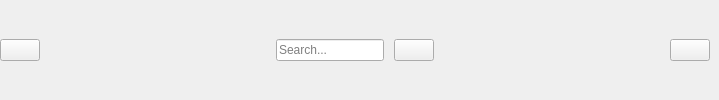
        <widget class="QWidget" name="widget" native="true">
         <property name="minimumSize">
          <size>
           <width>0</width>
           <height>40</height>
          </size>
         </property>
         <layout class="QHBoxLayout" name="horizontalLayout_4">
          <property name="spacing">
           <number>0</number>
          </property>
          <property name="leftMargin">
           <number>0</number>
          </property>
          <property name="topMargin">
           <number>0</number>
          </property>
          <property name="rightMargin">
           <number>9</number>
          </property>
          <property name="bottomMargin">
           <number>0</number>
          </property>
          <item>
           <widget class="QPushButton" name="change_btn">
            <property name="text">
             <string/>
            </property>
            <property name="icon">
             <iconset resource="resources.qrc">
              <normaloff>:/icons/icons/list-view-xxl.png</normaloff>:/icons/icons/list-view-xxl.png</iconset>
            </property>
            <property name="iconSize">
             <size>
              <width>14</width>
              <height>14</height>
             </size>
            </property>
            <property name="checkable">
             <bool>true</bool>
            </property>
           </widget>
          </item>
          <item>
           <spacer name="horizontalSpacer">
            <property name="orientation">
             <enum>Qt::Horizontal</enum>
            </property>
            <property name="sizeHint" stdset="0">
             <size>
              <width>236</width>
              <height>20</height>
             </size>
            </property>
           </spacer>
          </item>
          <item>
           <layout class="QHBoxLayout" name="horizontalLayout">
            <property name="spacing">
             <number>10</number>
            </property>
            <item>
             <widget class="QLineEdit" name="search_input">
              <property name="placeholderText">
               <string>Search...</string>
              </property>
             </widget>
            </item>
            <item>
             <widget class="QPushButton" name="search_btn">
              <property name="text">
               <string/>
              </property>
              <property name="icon">
               <iconset resource="resources.qrc">
                <normaloff>:/icons/icons/search-13-48.ico</normaloff>:/icons/icons/search-13-48.ico</iconset>
              </property>
             </widget>
            </item>
           </layout>
          </item>
          <item>
           <spacer name="horizontalSpacer_2">
            <property name="orientation">
             <enum>Qt::Horizontal</enum>
            </property>
            <property name="sizeHint" stdset="0">
             <size>
              <width>236</width>
              <height>20</height>
             </size>
            </property>
           </spacer>
          </item>
          <item>
           <widget class="QPushButton" name="user_btn">
            <property name="text">
             <string/>
            </property>
            <property name="icon">
             <iconset resource="resources.qrc">
              <normaloff>:/icons/icons/add-user-xl.png</normaloff>:/icons/icons/add-user-xl.png</iconset>
            </property>
           </widget>
          </item>
         </layout>
        </widget>
